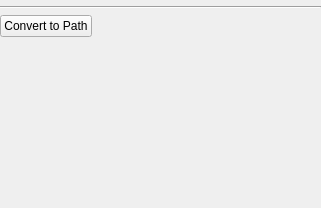
<?xml version="1.0" encoding="utf-8"?>
<ui version="4.0">
 <author>
    SPDX-FileCopyrightText: none
    SPDX-License-Identifier: GPL-3.0-or-later
  </author>
 <class>PathToolOptionWidgetBase</class>
 <widget class="QWidget" name="PathToolOptionWidgetBase">
  <property name="geometry">
   <rect>
    <x>0</x>
    <y>0</y>
    <width>321</width>
    <height>208</height>
   </rect>
  </property>
  <layout class="QVBoxLayout" name="verticalLayout_2">
   <property name="leftMargin">
    <number>0</number>
   </property>
   <property name="topMargin">
    <number>0</number>
   </property>
   <property name="rightMargin">
    <number>0</number>
   </property>
   <property name="bottomMargin">
    <number>0</number>
   </property>
   <item>
    <widget class="QWidget" name="wdgShapeProperties" native="true"/>
   </item>
   <item>
    <widget class="Line" name="lineShapeProperties">
     <property name="orientation">
      <enum>Qt::Horizontal</enum>
     </property>
    </widget>
   </item>
   <item>
    <widget class="QStackedWidget" name="stackedWidget">
     <property name="sizePolicy">
      <sizepolicy hsizetype="Preferred" vsizetype="Preferred">
       <horstretch>1</horstretch>
       <verstretch>0</verstretch>
      </sizepolicy>
     </property>
     <property name="currentIndex">
      <number>1</number>
     </property>
     <widget class="QWidget" name="pathPage">
      <layout class="QGridLayout" name="gridLayout" rowstretch="0,0,1">
       <property name="leftMargin">
        <number>0</number>
       </property>
       <property name="topMargin">
        <number>0</number>
       </property>
       <property name="rightMargin">
        <number>0</number>
       </property>
       <property name="bottomMargin">
        <number>0</number>
       </property>
       <property name="spacing">
        <number>3</number>
       </property>
       <item column="0" row="0">
        <widget class="QToolButton" name="corner">
         <property name="text">
          <string>...</string>
         </property>
        </widget>
       </item>
       <item column="1" row="0">
        <widget class="QToolButton" name="smooth">
         <property name="text">
          <string>...</string>
         </property>
        </widget>
       </item>
       <item column="2" row="0">
        <widget class="QToolButton" name="symmetric">
         <property name="text">
          <string>...</string>
         </property>
        </widget>
       </item>
       <item column="3" row="0">
        <spacer>
         <property name="orientation">
          <enum>Qt::Horizontal</enum>
         </property>
         <property name="sizeHint" stdset="0">
          <size>
           <width>40</width>
           <height>20</height>
          </size>
         </property>
        </spacer>
       </item>
       <item column="5" row="0">
        <widget class="QToolButton" name="lineSegment">
         <property name="text">
          <string>...</string>
         </property>
        </widget>
       </item>
       <item column="6" row="0">
        <widget class="QToolButton" name="curveSegment">
         <property name="text">
          <string>...</string>
         </property>
        </widget>
       </item>
       <item column="7" row="0">
        <widget class="QToolButton" name="linePoint">
         <property name="text">
          <string>...</string>
         </property>
        </widget>
       </item>
       <item column="8" row="0">
        <widget class="QToolButton" name="curvePoint">
         <property name="text">
          <string>...</string>
         </property>
        </widget>
       </item>
       <item column="0" row="1">
        <widget class="QToolButton" name="addPoint">
         <property name="text">
          <string>...</string>
         </property>
        </widget>
       </item>
       <item column="1" row="1">
        <widget class="QToolButton" name="removePoint">
         <property name="text">
          <string>...</string>
         </property>
        </widget>
       </item>
       <item column="5" row="1">
        <widget class="QToolButton" name="breakPoint">
         <property name="text">
          <string>...</string>
         </property>
        </widget>
       </item>
       <item column="6" row="1">
        <widget class="QToolButton" name="breakSegment">
         <property name="text">
          <string>...</string>
         </property>
        </widget>
       </item>
       <item column="7" row="1">
        <widget class="QToolButton" name="joinSegment">
         <property name="text">
          <string>...</string>
         </property>
        </widget>
       </item>
       <item column="8" row="1">
        <widget class="QToolButton" name="mergePoints">
         <property name="text">
          <string>...</string>
         </property>
        </widget>
       </item>
       <item column="4" row="0">
        <widget class="Line" name="line">
         <property name="orientation">
          <enum>Qt::Vertical</enum>
         </property>
        </widget>
       </item>
       <item column="4" row="1">
        <widget class="Line" name="line_2">
         <property name="orientation">
          <enum>Qt::Vertical</enum>
         </property>
        </widget>
       </item>
       <item column="5" row="2">
        <spacer name="verticalSpacer_2">
         <property name="orientation">
          <enum>Qt::Vertical</enum>
         </property>
         <property name="sizeType">
          <enum>QSizePolicy::Minimum</enum>
         </property>
         <property name="sizeHint" stdset="0">
          <size>
           <width>20</width>
           <height>0</height>
          </size>
         </property>
        </spacer>
       </item>
      </layout>
     </widget>
     <widget class="QWidget" name="parameterPage">
      <property name="sizePolicy">
       <sizepolicy hsizetype="Preferred" vsizetype="Preferred">
        <horstretch>0</horstretch>
        <verstretch>1</verstretch>
       </sizepolicy>
      </property>
      <layout class="QVBoxLayout" name="verticalLayout">
       <property name="spacing">
        <number>1</number>
       </property>
       <property name="leftMargin">
        <number>0</number>
       </property>
       <property name="topMargin">
        <number>0</number>
       </property>
       <property name="rightMargin">
        <number>0</number>
       </property>
       <property name="bottomMargin">
        <number>0</number>
       </property>
       <item>
        <layout class="QHBoxLayout" name="horizontalLayout">
         <property name="spacing">
          <number>0</number>
         </property>
         <item>
          <widget class="QPushButton" name="convertToPath">
           <property name="text">
            <string>Convert to Path</string>
           </property>
          </widget>
         </item>
         <item>
          <spacer name="spacer">
           <property name="orientation">
            <enum>Qt::Horizontal</enum>
           </property>
           <property name="sizeHint" stdset="0">
            <size>
             <width>40</width>
             <height>20</height>
            </size>
           </property>
          </spacer>
         </item>
        </layout>
       </item>
       <item>
        <spacer name="verticalSpacer">
         <property name="orientation">
          <enum>Qt::Vertical</enum>
         </property>
         <property name="sizeHint" stdset="0">
          <size>
           <width>20</width>
           <height>150</height>
          </size>
         </property>
        </spacer>
       </item>
      </layout>
     </widget>
    </widget>
   </item>
  </layout>
 </widget>
 <resources/>
 <connections/>
</ui>
